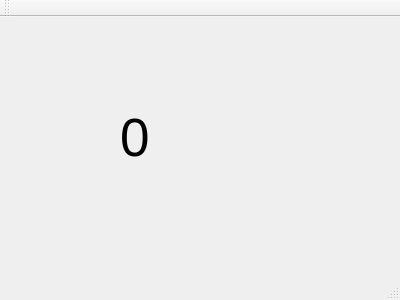
<?xml version="1.0" encoding="UTF-8"?>
<ui version="4.0">
 <class>MainWindow</class>
 <widget class="QMainWindow" name="MainWindow">
  <property name="geometry">
   <rect>
    <x>0</x>
    <y>0</y>
    <width>400</width>
    <height>300</height>
   </rect>
  </property>
  <property name="windowTitle">
   <string>MainWindow</string>
  </property>
  <widget class="QWidget" name="centralWidget">
   <widget class="QLabel" name="label">
    <property name="geometry">
     <rect>
      <x>120</x>
      <y>80</y>
      <width>141</width>
      <height>81</height>
     </rect>
    </property>
    <property name="font">
     <font>
      <pointsize>40</pointsize>
     </font>
    </property>
    <property name="text">
     <string>0</string>
    </property>
   </widget>
  </widget>
  <widget class="QMenuBar" name="menuBar">
   <property name="geometry">
    <rect>
     <x>0</x>
     <y>0</y>
     <width>400</width>
     <height>22</height>
    </rect>
   </property>
  </widget>
  <widget class="QToolBar" name="mainToolBar">
   <attribute name="toolBarArea">
    <enum>TopToolBarArea</enum>
   </attribute>
   <attribute name="toolBarBreak">
    <bool>false</bool>
   </attribute>
  </widget>
  <widget class="QStatusBar" name="statusBar"/>
 </widget>
 <layoutdefault spacing="6" margin="11"/>
 <resources/>
 <connections/>
</ui>
